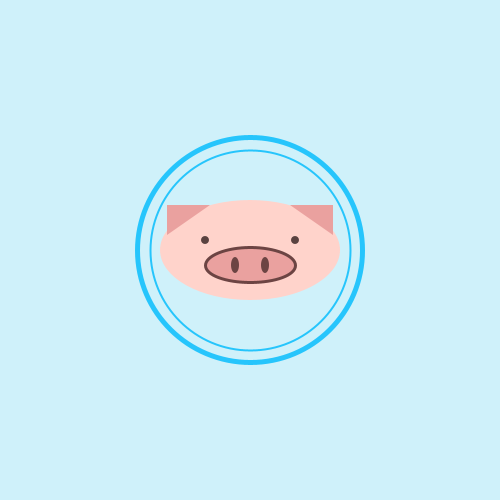
Frame 1 (no input)
Frame 60 (the mouse pressed at the canvas centre just before this capture): identical to frame 1, image omitted
Frame 120 (the mouse held since frame 60 and released just before this capture): identical to frame 1, image omitted

The Processing sketch that drew this single still picture (run headless with seeded random() and noise(); from frame 60 on, the mouse is pressed at the canvas centre):

// Processing sketch: sketch_150804a_bootcamp01
// ── sketch_150804a_bootcamp01.pde
void setup(){
 //background size
 size(500,500);
 //change background color
 background(207,241,250);
 
 noStroke();
 fill(255,211,203);
 ellipse(width/2, height/2, 180,100);//head
 
 
 stroke(108,68,67);
 strokeWeight(3);
 fill(234,161,159);
 ellipse(width/2, (height/2)+15, 90, 35);//muzzle 
 
 noStroke();
 fill(108,68,67);
 ellipse((width/2)+15,(height/2)+15, 8, 16);//right nose
 ellipse((width/2)-15,(height/2)+15, 8, 16);//left nose
 
 fill(90,65,64);
 ellipse((width/2)+45,(height/2)-10, 8, 8);//right eye
 ellipse((width/2)-45,(height/2)-10, 8, 8);//left eye
 
 fill(234,161,159);
 triangle((width/2)+83,(height/2)-15,(width/2)+83,(height/2)-45, (width/2)+40,(height/2)-45);//right ear
 triangle((width/2)-83,(height/2)-15,(width/2)-83,(height/2)-45, (width/2)-40,(height/2)-45);//left ear
 
 //frame
 ellipseMode(CENTER);
 stroke(38,197,252);
 strokeWeight(2);
 noFill();
 ellipse(width/2, height/2, 200, 200);

 //frame2
 ellipseMode(CENTER);
 stroke(38,197,252);
 strokeWeight(5);
 noFill();
 ellipse(width/2, height/2, 225, 225);
 
}

void draw(){

}
